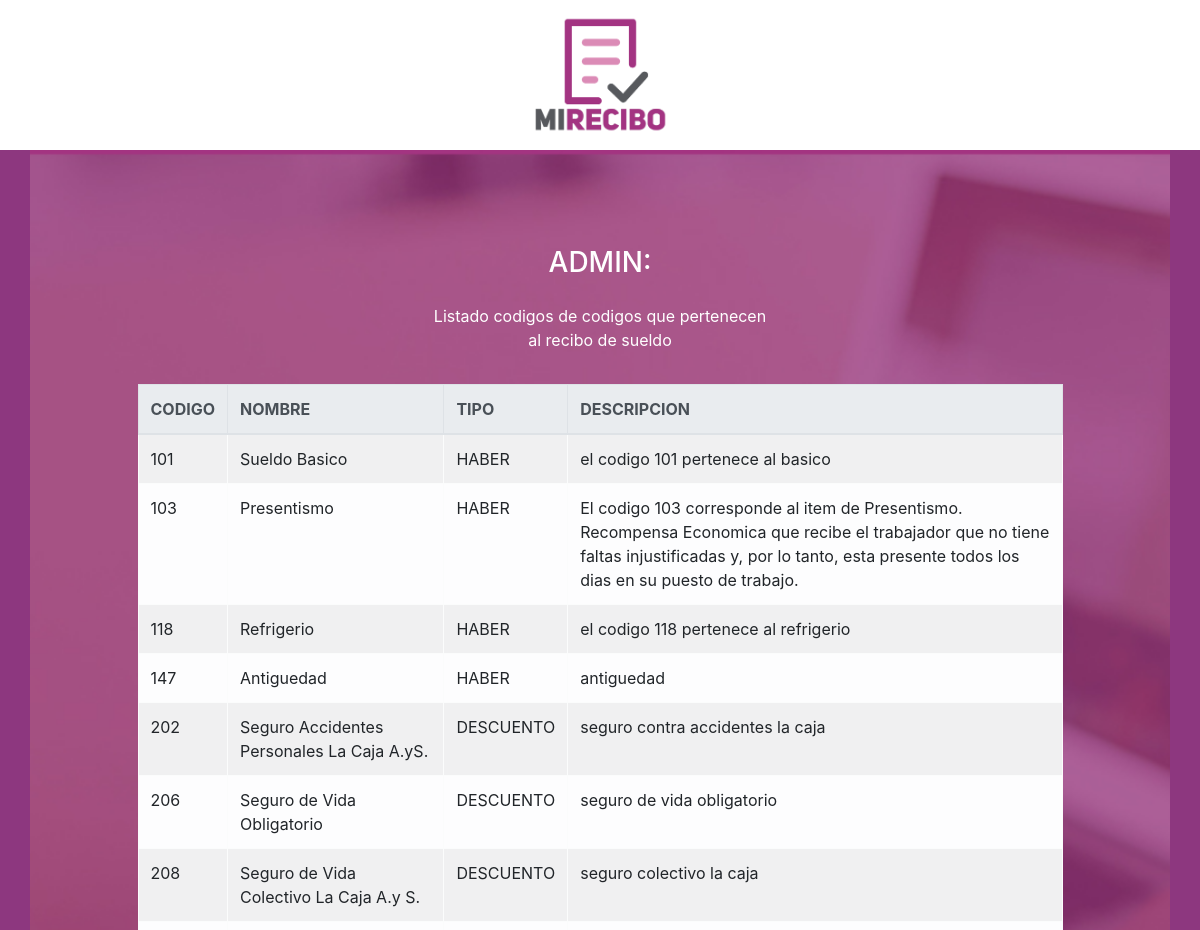
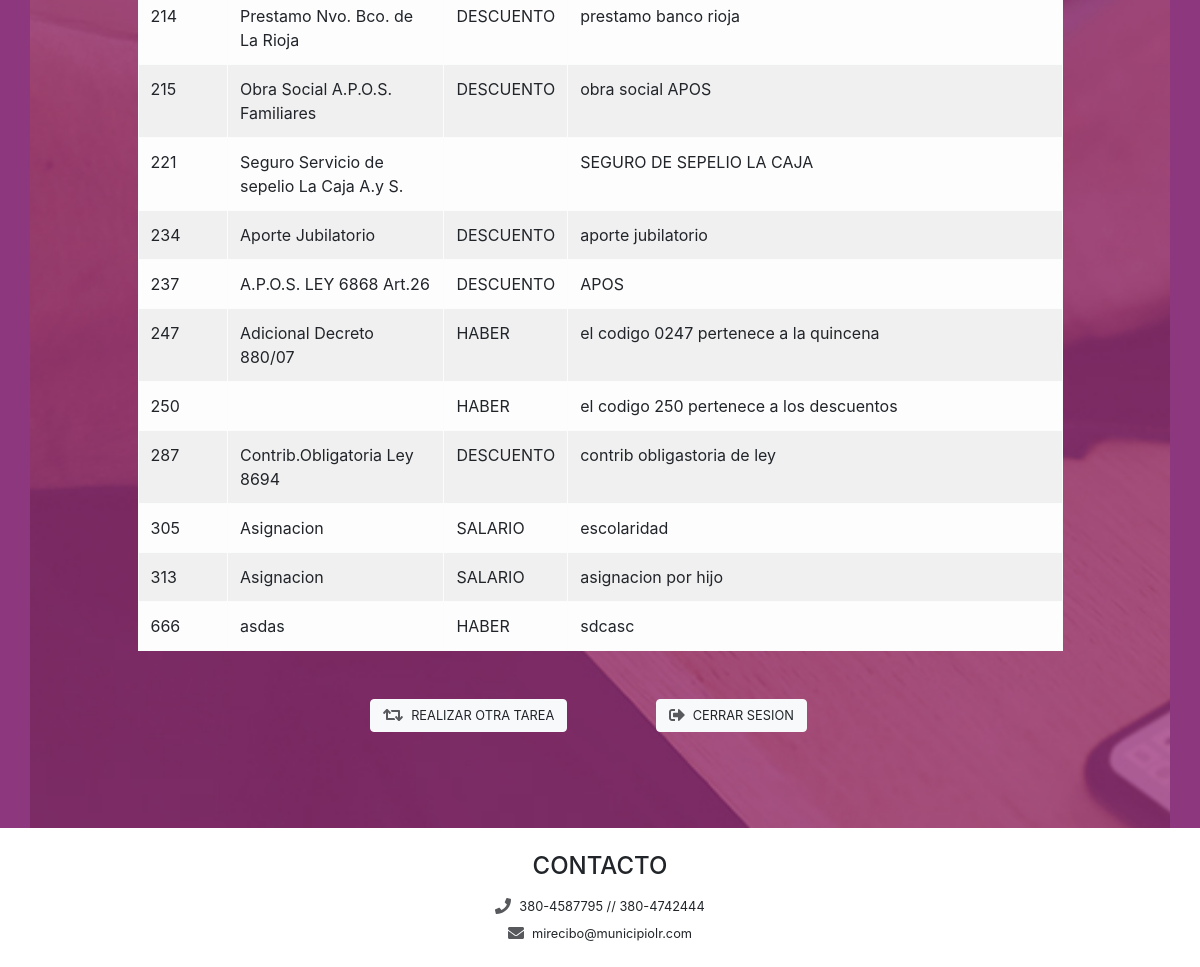
/usuario/admin/vercodigos.php, run on the app's committed database (2 pictures, top to bottom).
### tables this page shows
CREATE TABLE `codigos` (
  `cod` int(6) NOT NULL,
  `nombre` varchar(255) NOT NULL,
  `tipo` set('HABER','DESCUENTO','SALARIO') NOT NULL,
  `desc_codigo` varchar(500) NOT NULL
);

### clases/dbacciones.php (called while the page is built, shortened)
<?php
class Dbacciones
{
	public $ObjConec;
	public function __construct()
	{
		$this->ObjConec = new Conectar();
	}
	public function Vercodigos(){
		try {
			$preparamos = $this->ObjConec->prepare("SELECT * FROM codigos");
			$preparamos->execute();
			$resultado = $preparamos->fetchall();
			return $resultado;
		} catch (Exception $e) {
		}
	}
}
 ?>

### usuario/admin/vercodigos.php (the view, shortened to what this page needs)
<?php
	require '../../clases/dbacciones.php';
	$objAccion = new Dbacciones();
	$resultado = $objAccion->Vercodigos();
?>
<!DOCTYPE html>
<html>
<head>
	<link rel="stylesheet" type="text/css" href="../../css/bootstrap.css">
</head>
<body>
	<div class="container-fluid" style="background-color: #8d377f;">
		<div class="row bg-white p-3" style="height: 150px;">
				<a href="../../index.php" class="mx-auto h-100"><img src="../../imagenes/logoWeb.png" class="img-fluid h-100" ></a>
		</div>
			<div class="container pb-5 pt-5" style="background-image: url(../../imagenes/bgadmin.jpg); background-size: cover;">
				<h3 class="text-white text-center mt-5 mb-4 text-capitalize">ADMIN: <?php echo $_SESSION['nombre']." ".$_SESSION['apell']; ?></h3>
				<div class="col-10 col-md-6 col-lg-4 mx-auto pb-3">
					<p class="text-white text-center">Listado codigos de codigos que pertenecen al recibo de sueldo</p>
				</div>
				<table class="table table-light table-bordered table-striped col-12 col-xl-10 mx-auto">
					<thead class="thead-light">
						<tr>
							<th>CODIGO</th>
							<th>NOMBRE</th>
							<th class="d-none d-md-table-cell">TIPO</th>
							<th class="d-none d-md-table-cell">DESCRIPCION</th>
						</tr>
					</thead>
					<tbody>
						<?php foreach ($resultado as $codigos): ?>
						<tr>
							<td><?php echo $codigos['cod']; ?></td>
							<td><?php echo $codigos['nombre']; ?></td>
							<td class="d-none d-md-table-cell"><?php echo $codigos['tipo']; ?></td>
							<td class="d-none d-md-table-cell"><?php echo $codigos['desc_codigo']; ?></td>
						</tr>
						<?php endforeach ?>
					</tbody>
				</table>
				<div class="row mt-5 col-12 col-xl-6 mx-auto">
					<form action="admin.php" method="post" class="col-12 col-sm-6 float-left text-center mb-5">
						<button class=" d-flex justify-content-center align-items-center btn btn-light mx-auto">
							<i class="iconopeque fas fa-retweet"></i><small>REALIZAR OTRA TAREA</small>
						</button>
					</form>
					<form action="../../cerrarsesion.php" method="post" class="col-12 col-sm-6 float-right text-center ">
						<button class=" d-flex justify-content-center align-items-center btn btn-light mx-auto">
							<i class="iconopeque fas fa-sign-out-alt"></i><small>CERRAR SESION</small>
						</button>
					</form>
				</div>
			</div>
	</div>
	<footer class="row bg-white text-center p-4">
		<h4 class="mx-auto col-12 mb-3">CONTACTO</h4>
		<div class="d-flex justify-content-center align-items-center col-12 mx-auto">
			<i class="iconopeque fas fa-phone"></i><small> 380-4587795 // 380-4742444</small>
		</div>
		<div class="d-flex justify-content-center align-items-center col-12 mx-auto mt-2">
			<i class="iconopeque fas fa-envelope"></i><small> mirecibo@municipiolr.com</small>
		</div>
	</footer>
</body>
</html>

### usuario/admin/vercodigos.php (style rules this page uses)
.iconopeque { color: #58595D; font-size: 1rem; margin-right: 0.5rem; }

### data on the page
codigos: cod "101", nombre "Sueldo Basico", tipo "HABER", desc_codigo "el codigo 101 pertenece al basico"
codigos: cod "103", nombre "Presentismo", tipo "HABER", desc_codigo "El codigo 103 corresponde al item de Presentismo. Recompensa Economica que recibe el trabajador que no tiene faltas injustificadas y, por lo tanto, esta presente todos los dias en su puesto de trabajo."
codigos: cod "118", nombre "Refrigerio", tipo "HABER", desc_codigo "el codigo 118 pertenece al refrigerio"
codigos: cod "147", nombre "Antiguedad", tipo "HABER", desc_codigo "antiguedad"
codigos: cod "202", nombre "Seguro Accidentes Personales La Caja A.yS.", tipo "DESCUENTO", desc_codigo "seguro contra accidentes la caja"
codigos: cod "206", nombre "Seguro de Vida Obligatorio", tipo "DESCUENTO", desc_codigo "seguro de vida obligatorio"
codigos: cod "208", nombre "Seguro de Vida Colectivo La Caja A.y S.", tipo "DESCUENTO", desc_codigo "seguro colectivo la caja"
codigos: cod "214", nombre "Prestamo Nvo. Bco. de La Rioja", tipo "DESCUENTO", desc_codigo "prestamo banco rioja"
codigos: cod "215", nombre "Obra Social A.P.O.S. Familiares", tipo "DESCUENTO", desc_codigo "obra social APOS"
codigos: cod "221", nombre "Seguro Servicio de sepelio La Caja A.y S.", desc_codigo "SEGURO DE SEPELIO LA CAJA"
codigos: cod "234", nombre "Aporte Jubilatorio", tipo "DESCUENTO", desc_codigo "aporte jubilatorio"
codigos: cod "237", nombre "A.P.O.S. LEY 6868 Art.26", tipo "DESCUENTO", desc_codigo "APOS"
codigos: cod "247", nombre "Adicional Decreto 880/07", tipo "HABER", desc_codigo "el codigo 0247 pertenece a la quincena"
codigos: cod "250", tipo "HABER", desc_codigo "el codigo 250 pertenece a los descuentos"
codigos: cod "287", nombre "Contrib.Obligatoria Ley 8694", tipo "DESCUENTO", desc_codigo "contrib obligastoria de ley"
codigos: cod "305", nombre "Asignacion", tipo "SALARIO", desc_codigo "escolaridad"
codigos: cod "313", nombre "Asignacion", tipo "SALARIO", desc_codigo "asignacion por hijo"
codigos: cod "666", nombre "asdas", tipo "HABER", desc_codigo "sdcasc"
